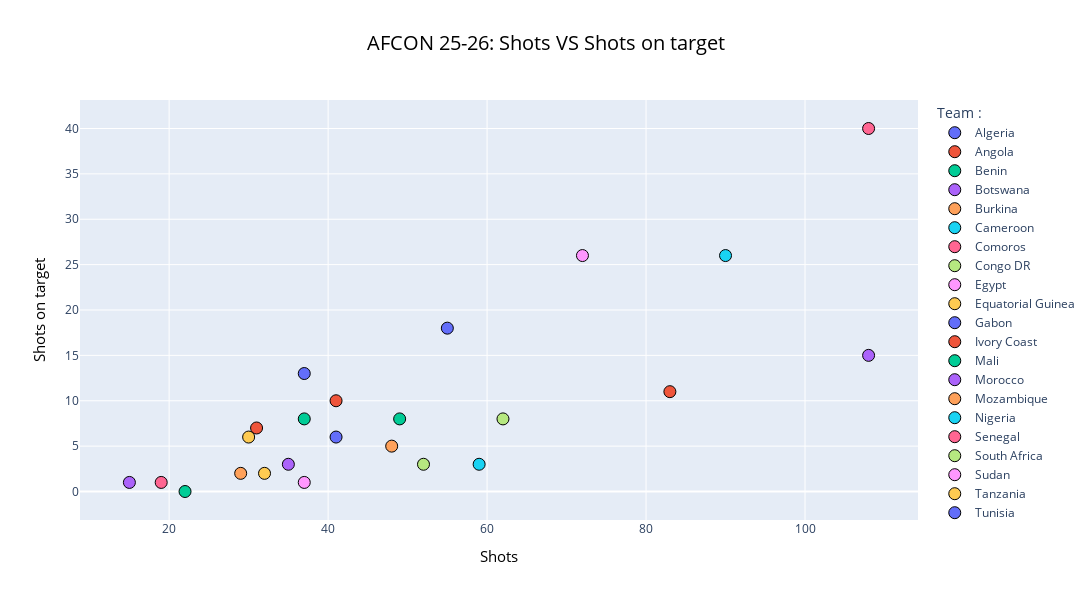

Here is the notebook cell this chart was saved with:
### Code cell
# shots VS shots on target :
fig=px.scatter(x=shots,y=shots_on_target,title="AFCON 25-26: Shots VS Shots on target ",color=goals.index, labels={"x": "Shots","y":"Shots on target","color":"Team"})
fig.update_layout(width=1200,height=600,legend_title_text="Team :",title_x=0.5,title_font=dict(size=20,color="black"),xaxis_title_font=dict(size=15,color="black"),yaxis_title_font=dict(size=15,color="black"))
fig.update_traces(marker=dict(size=12,line=dict(width=1,color="black")))
fig.show()

### Figure 1 — Plotly figure (JSON) as saved in the notebook; plotly's stock layout.template omitted (floating-point values rounded to 4 significant figures)
{"data": [{"hovertemplate": "Team=Algeria<br>Shots=%{x}<br>Shots on target=%{y}<extra></extra>", "legendgroup": "Algeria", "marker": {"color": "#636efa", "line": {"color": "black", "width": 1}, "size": 12, "symbol": "circle"}, "mode": "markers", "name": "Algeria", "orientation": "v", "showlegend": true, "type": "scatter", "x": [55], "xaxis": "x", "y": [18], "yaxis": "y"}, {"hovertemplate": "Team=Angola<br>Shots=%{x}<br>Shots on target=%{y}<extra></extra>", "legendgroup": "Angola", "marker": {"color": "#EF553B", "line": {"color": "black", "width": 1}, "size": 12, "symbol": "circle"}, "mode": "markers", "name": "Angola", "orientation": "v", "showlegend": true, "type": "scatter", "x": [41], "xaxis": "x", "y": [10], "yaxis": "y"}, {"hovertemplate": "Team=Benin<br>Shots=%{x}<br>Shots on target=%{y}<extra></extra>", "legendgroup": "Benin", "marker": {"color": "#00cc96", "line": {"color": "black", "width": 1}, "size": 12, "symbol": "circle"}, "mode": "markers", "name": "Benin", "orientation": "v", "showlegend": true, "type": "scatter", "x": [37], "xaxis": "x", "y": [8], "yaxis": "y"}, {"hovertemplate": "Team=Botswana<br>Shots=%{x}<br>Shots on target=%{y}<extra></extra>", "legendgroup": "Botswana", "marker": {"color": "#ab63fa", "line": {"color": "black", "width": 1}, "size": 12, "symbol": "circle"}, "mode": "markers", "name": "Botswana", "orientation": "v", "showlegend": true, "type": "scatter", "x": [15], "xaxis": "x", "y": [1], "yaxis": "y"}, {"hovertemplate": "Team=Burkina<br>Shots=%{x}<br>Shots on target=%{y}<extra></extra>", "legendgroup": "Burkina", "marker": {"color": "#FFA15A", "line": {"color": "black", "width": 1}, "size": 12, "symbol": "circle"}, "mode": "markers", "name": "Burkina", "orientation": "v", "showlegend": true, "type": "scatter", "x": [48], "xaxis": "x", "y": [5], "yaxis": "y"}, {"hovertemplate": "Team=Cameroon<br>Shots=%{x}<br>Shots on target=%{y}<extra></extra>", "legendgroup": "Cameroon", "marker": {"color": "#19d3f3", "line": {"color": "black", "width": 1}, "size": 12, "symbol": "circle"}, "mode": "markers", "name": "Cameroon", "orientation": "v", "showlegend": true, "type": "scatter", "x": [59], "xaxis": "x", "y": [3], "yaxis": "y"}, {"hovertemplate": "Team=Comoros<br>Shots=%{x}<br>Shots on target=%{y}<extra></extra>", "legendgroup": "Comoros", "marker": {"color": "#FF6692", "line": {"color": "black", "width": 1}, "size": 12, "symbol": "circle"}, "mode": "markers", "name": "Comoros", "orientation": "v", "showlegend": true, "type": "scatter", "x": [19], "xaxis": "x", "y": [1], "yaxis": "y"}, {"hovertemplate": "Team=Congo DR<br>Shots=%{x}<br>Shots on target=%{y}<extra></extra>", "legendgroup": "Congo DR", "marker": {"color": "#B6E880", "line": {"color": "black", "width": 1}, "size": 12, "symbol": "circle"}, "mode": "markers", "name": "Congo DR", "orientation": "v", "showlegend": true, "type": "scatter", "x": [52], "xaxis": "x", "y": [3], "yaxis": "y"}, {"hovertemplate": "Team=Egypt<br>Shots=%{x}<br>Shots on target=%{y}<extra></extra>", "legendgroup": "Egypt", "marker": {"color": "#FF97FF", "line": {"color": "black", "width": 1}, "size": 12, "symbol": "circle"}, "mode": "markers", "name": "Egypt", "orientation": "v", "showlegend": true, "type": "scatter", "x": [72], "xaxis": "x", "y": [26], "yaxis": "y"}, {"hovertemplate": "Team=Equatorial Guinea<br>Shots=%{x}<br>Shots on target=%{y}<extra></extra>", "legendgroup": "Equatorial Guinea", "marker": {"color": "#FECB52", "line": {"color": "black", "width": 1}, "size": 12, "symbol": "circle"}, "mode": "markers", "name": "Equatorial Guinea", "orientation": "v", "showlegend": true, "type": "scatter", "x": [30], "xaxis": "x", "y": [6], "yaxis": "y"}, {"hovertemplate": "Team=Gabon<br>Shots=%{x}<br>Shots on target=%{y}<extra></extra>", "legendgroup": "Gabon", "marker": {"color": "#636efa", "line": {"color": "black", "width": 1}, "size": 12, "symbol": "circle"}, "mode": "markers", "name": "Gabon", "orientation": "v", "showlegend": true, "type": "scatter", "x": [37], "xaxis": "x", "y": [13], "yaxis": "y"}, {"hovertemplate": "Team=Ivory Coast<br>Shots=%{x}<br>Shots on target=%{y}<extra></extra>", "legendgroup": "Ivory Coast", "marker": {"color": "#EF553B", "line": {"color": "black", "width": 1}, "size": 12, "symbol": "circle"}, "mode": "markers", "name": "Ivory Coast", "orientation": "v", "showlegend": true, "type": "scatter", "x": [83], "xaxis": "x", "y": [11], "yaxis": "y"}, {"hovertemplate": "Team=Mali<br>Shots=%{x}<br>Shots on target=%{y}<extra></extra>", "legendgroup": "Mali", "marker": {"color": "#00cc96", "line": {"color": "black", "width": 1}, "size": 12, "symbol": "circle"}, "mode": "markers", "name": "Mali", "orientation": "v", "showlegend": true, "type": "scatter", "x": [49], "xaxis": "x", "y": [8], "yaxis": "y"}, {"hovertemplate": "Team=Morocco<br>Shots=%{x}<br>Shots on target=%{y}<extra></extra>", "legendgroup": "Morocco", "marker": {"color": "#ab63fa", "line": {"color": "black", "width": 1}, "size": 12, "symbol": "circle"}, "mode": "markers", "name": "Morocco", "orientation": "v", "showlegend": true, "type": "scatter", "x": [108], "xaxis": "x", "y": [15], "yaxis": "y"}, {"hovertemplate": "Team=Mozambique<br>Shots=%{x}<br>Shots on target=%{y}<extra></extra>", "legendgroup": "Mozambique", "marker": {"color": "#FFA15A", "line": {"color": "black", "width": 1}, "size": 12, "symbol": "circle"}, "mode": "markers", "name": "Mozambique", "orientation": "v", "showlegend": true, "type": "scatter", "x": [29], "xaxis": "x", "y": [2], "yaxis": "y"}, {"hovertemplate": "Team=Nigeria<br>Shots=%{x}<br>Shots on target=%{y}<extra></extra>", "legendgroup": "Nigeria", "marker": {"color": "#19d3f3", "line": {"color": "black", "width": 1}, "size": 12, "symbol": "circle"}, "mode": "markers", "name": "Nigeria", "orientation": "v", "showlegend": true, "type": "scatter", "x": [90], "xaxis": "x", "y": [26], "yaxis": "y"}, {"hovertemplate": "Team=Senegal<br>Shots=%{x}<br>Shots on target=%{y}<extra></extra>", "legendgroup": "Senegal", "marker": {"color": "#FF6692", "line": {"color": "black", "width": 1}, "size": 12, "symbol": "circle"}, "mode": "markers", "name": "Senegal", "orientation": "v", "showlegend": true, "type": "scatter", "x": [108], "xaxis": "x", "y": [40], "yaxis": "y"}, {"hovertemplate": "Team=South Africa<br>Shots=%{x}<br>Shots on target=%{y}<extra></extra>", "legendgroup": "South Africa", "marker": {"color": "#B6E880", "line": {"color": "black", "width": 1}, "size": 12, "symbol": "circle"}, "mode": "markers", "name": "South Africa", "orientation": "v", "showlegend": true, "type": "scatter", "x": [62], "xaxis": "x", "y": [8], "yaxis": "y"}, {"hovertemplate": "Team=Sudan<br>Shots=%{x}<br>Shots on target=%{y}<extra></extra>", "legendgroup": "Sudan", "marker": {"color": "#FF97FF", "line": {"color": "black", "width": 1}, "size": 12, "symbol": "circle"}, "mode": "markers", "name": "Sudan", "orientation": "v", "showlegend": true, "type": "scatter", "x": [37], "xaxis": "x", "y": [1], "yaxis": "y"}, {"hovertemplate": "Team=Tanzania<br>Shots=%{x}<br>Shots on target=%{y}<extra></extra>", "legendgroup": "Tanzania", "marker": {"color": "#FECB52", "line": {"color": "black", "width": 1}, "size": 12, "symbol": "circle"}, "mode": "markers", "name": "Tanzania", "orientation": "v", "showlegend": true, "type": "scatter", "x": [32], "xaxis": "x", "y": [2], "yaxis": "y"}, {"hovertemplate": "Team=Tunisia<br>Shots=%{x}<br>Shots on target=%{y}<extra></extra>", "legendgroup": "Tunisia", "marker": {"color": "#636efa", "line": {"color": "black", "width": 1}, "size": 12, "symbol": "circle"}, "mode": "markers", "name": "Tunisia", "orientation": "v", "showlegend": true, "type": "scatter", "x": [41], "xaxis": "x", "y": [6], "yaxis": "y"}, {"hovertemplate": "Team=Uganda<br>Shots=%{x}<br>Shots on target=%{y}<extra></extra>", "legendgroup": "Uganda", "marker": {"color": "#EF553B", "line": {"color": "black", "width": 1}, "size": 12, "symbol": "circle"}, "mode": "markers", "name": "Uganda", "orientation": "v", "showlegend": true, "type": "scatter", "x": [31], "xaxis": "x", "y": [7], "yaxis": "y"}, {"hovertemplate": "Team=Zambia<br>Shots=%{x}<br>Shots on target=%{y}<extra></extra>", "legendgroup": "Zambia", "marker": {"color": "#00cc96", "line": {"color": "black", "width": 1}, "size": 12, "symbol": "circle"}, "mode": "markers", "name": "Zambia", "orientation": "v", "showlegend": true, "type": "scatter", "x": [22], "xaxis": "x", "y": [0], "yaxis": "y"}, {"hovertemplate": "Team=Zimbabwe<br>Shots=%{x}<br>Shots on target=%{y}<extra></extra>", "legendgroup": "Zimbabwe", "marker": {"color": "#ab63fa", "line": {"color": "black", "width": 1}, "size": 12, "symbol": "circle"}, "mode": "markers", "name": "Zimbabwe", "orientation": "v", "showlegend": true, "type": "scatter", "x": [35], "xaxis": "x", "y": [3], "yaxis": "y"}], "layout": {"height": 600, "legend": {"title": {"text": "Team :"}, "tracegroupgap": 0}, "title": {"font": {"color": "black", "size": 20}, "text": "AFCON 25-26: Shots VS Shots on target ", "x": 0.5}, "width": 1200, "xaxis": {"anchor": "y", "domain": [0, 1], "title": {"font": {"color": "black", "size": 15}, "text": "Shots"}}, "yaxis": {"anchor": "x", "domain": [0, 1], "title": {"font": {"color": "black", "size": 15}, "text": "Shots on target"}}}}
